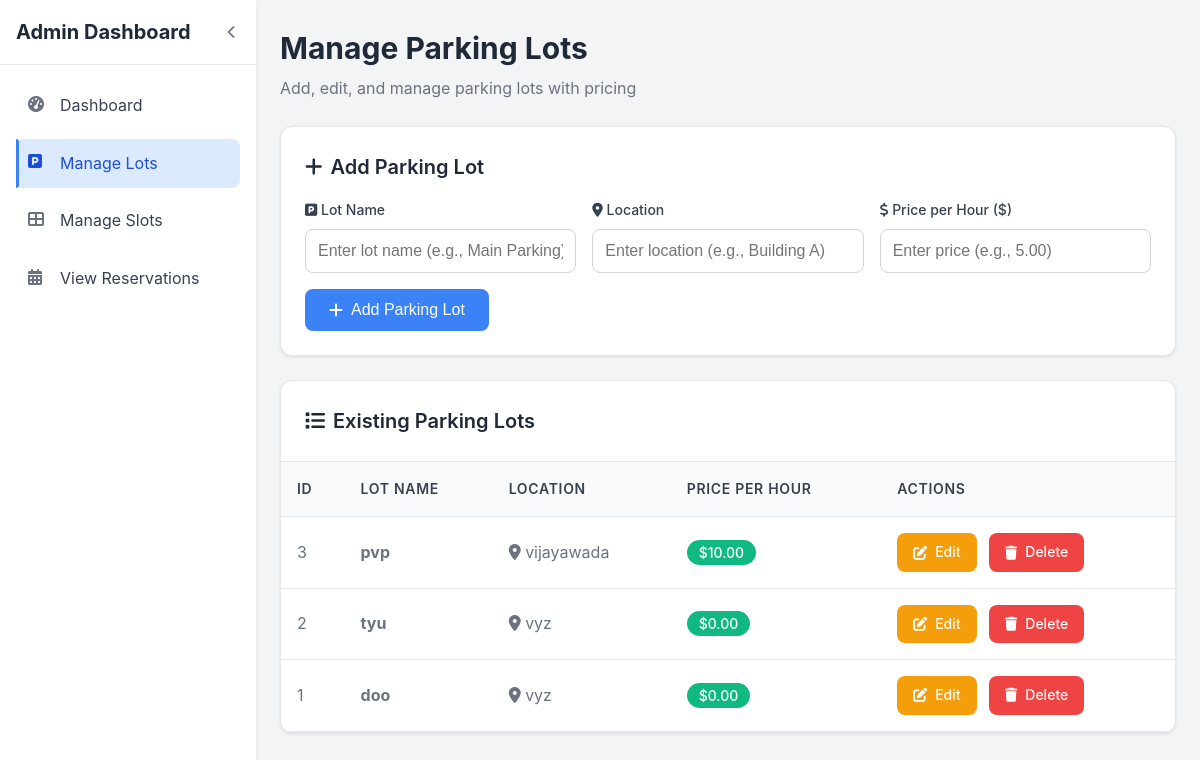
/admin/manage_lots.php, run on the app's committed database.
### tables this page shows
CREATE TABLE `parking_lots` (
  `id` int(11) NOT NULL,
  `lot_name` varchar(100) DEFAULT NULL,
  `location` varchar(255) DEFAULT NULL,
  `price_per_hour` decimal(10,2) DEFAULT 0.00
);

### admin/manage_lots.php (the view, shortened to what this page needs)
<?php
require '../config/db.php';
$edit_lot = null;
$res = $conn->query("SELECT * FROM parking_lots ORDER BY id DESC");
?>
<!DOCTYPE html>
<html lang="en">
<head>
    <link href="https://cdnjs.cloudflare.com/ajax/libs/font-awesome/6.0.0/css/all.min.css" rel="stylesheet">
</head>
<body>
    <div class="dashboard-container">
        <aside class="sidebar" id="sidebar">
            <div class="sidebar-header">
                <h1 class="sidebar-title" id="sidebarTitle">Admin Dashboard</h1>
                <button class="sidebar-toggle" id="sidebarToggle">
                    <i class="fas fa-chevron-left" id="toggleIcon"></i>
                </button>
            </div>
            <nav class="sidebar-nav">
                <ul class="nav-list">
                    <li class="nav-item">
                        <a href="index.php" class="nav-link">
                            <i class="fas fa-tachometer-alt nav-icon"></i>
                            <span class="nav-text">Dashboard</span>
                        </a>
                    </li>
                    <li class="nav-item">
                        <a href="manage_lots.php" class="nav-link active">
                            <i class="fas fa-parking nav-icon"></i>
                            <span class="nav-text">Manage Lots</span>
                        </a>
                    </li>
                    <li class="nav-item">
                        <a href="manage_slots.php" class="nav-link">
                            <i class="fas fa-th-large nav-icon"></i>
                            <span class="nav-text">Manage Slots</span>
                        </a>
                    </li>
                    <li class="nav-item">
                        <a href="view_reservations.php" class="nav-link">
                            <i class="fas fa-calendar-alt nav-icon"></i>
                            <span class="nav-text">View Reservations</span>
                        </a>
                    </li>
                </ul>
            </nav>
        </aside>
        <main class="main-content">
            <div class="content-header">
                <h2 class="page-title">Manage Parking Lots</h2>
                <p class="page-subtitle">Add, edit, and manage parking lots with pricing</p>
            </div>
            <div class="form-container">
                <div class="form-title">
                    <i class="fas fa-plus"></i> <?php echo $edit_lot ? 'Edit Parking Lot' : 'Add Parking Lot'; ?>
                </div>
                <form method="post">
                    <div class="form-grid">
                        <div class="form-group">
                            <label class="form-label" for="lot">
                                <i class="fas fa-parking"></i> Lot Name
                            </label>
                            <input
                                type="text"
                                id="lot"
                                name="lot"
                                class="form-input"
                                placeholder="Enter lot name (e.g., Main Parking)"
                                value="<?php echo $edit_lot ? htmlspecialchars($edit_lot['lot_name']) : ''; ?>"
                                required
                            >
                        </div>
                        <div class="form-group">
                            <label class="form-label" for="location">
                                <i class="fas fa-map-marker-alt"></i> Location
                            </label>
                            <input
                                type="text"
                                id="location"
                                name="location"
                                class="form-input"
                                placeholder="Enter location (e.g., Building A)"
                                value="<?php echo $edit_lot ? htmlspecialchars($edit_lot['location']) : ''; ?>"
                                required
                            >
                        </div>
                        <div class="form-group">
                            <label class="form-label" for="price">
                                <i class="fas fa-dollar-sign"></i> Price per Hour ($)
                            </label>
                            <input
                                type="number"
                                id="price"
                                name="price"
                                class="form-input"
                                placeholder="Enter price (e.g., 5.00)"
                                step="0.01"
                                min="0"
                                value="<?php echo $edit_lot ? htmlspecialchars($edit_lot['price_per_hour']) : ''; ?>"
                                required
                            >
                        </div>
                    </div>
                    <button type="submit" name="<?php echo $edit_lot ? 'update' : 'submit'; ?>" class="btn btn-primary">
                        <i class="fas fa-plus"></i>
                        <?php echo $edit_lot ? 'Update Lot' : 'Add Parking Lot'; ?>
                    </button>
                </form>
            </div>
            <div class="table-container">
                <div class="table-header">
                    <h3 class="table-title">
                        <i class="fas fa-list"></i>
                        Existing Parking Lots
                    </h3>
                </div>
                <?php if ($res && $res->num_rows > 0): ?>
                    <table class="table">
                        <thead>
                            <tr>
                                <th>ID</th>
                                <th>Lot Name</th>
                                <th>Location</th>
                                <th>Price per Hour</th>
                                <th>Actions</th>
                            </tr>
                        </thead>
                        <tbody>
                            <?php while ($row = $res->fetch_assoc()): ?>
                                <tr>
                                    <td><?php echo htmlspecialchars($row['id']); ?></td>
                                    <td>
                                        <strong><?php echo htmlspecialchars($row['lot_name']); ?></strong>
                                    </td>
                                    <td>
                                        <i class="fas fa-map-marker-alt"></i>
                                        <?php echo htmlspecialchars($row['location']); ?>
                                    </td>
                                    <td>
                                        <span class="price-tag">
                                            $<?php echo number_format($row['price_per_hour'], 2); ?>
                                        </span>
                                    </td>
                                    <td>
                                        <a href="?edit=<?php echo $row['id']; ?>" class="btn btn-edit">
                                            <i class="fas fa-edit"></i> Edit
                                        </a>
                                        <a href="?delete=<?php echo $row['id']; ?>"
                                           class="btn btn-danger"
                                           onclick="return confirm('Are you sure you want to delete this parking lot?')">
                                            <i class="fas fa-trash"></i> Delete
                                        </a>
                                    </td>
                                </tr>
                            <?php endwhile; ?>
                        </tbody>
                    </table>
                <?php endif; ?>
            </div>
        </main>
    </div>
</body>
</html>

### admin/manage_lots.php (style rules this page uses)
* { margin: 0; padding: 0; box-sizing: border-box; }
body { font-family: -apple-system, BlinkMacSystemFont, "Segoe UI", Roboto, Oxygen, Ubuntu, Cantarell, sans-serif; background-color: #f3f4f6; color: #374151; line-height: 1.6; }
.dashboard-container { display: flex; min-height: 100vh; }
.sidebar { background-color: #ffffff; width: 256px; box-shadow: 0 4px 6px -1px rgba(0, 0, 0, 0.1); transition: width 0.3s ease-in-out; position: relative; z-index: 10; }
.sidebar-header { display: flex; align-items: center; justify-content: space-between; padding: 1rem; border-bottom: 1px solid #e5e7eb; }
.sidebar-title { font-size: 1.25rem; font-weight: 700; color: #1f2937; transition: all 0.3s ease; }
.sidebar-toggle { background: none; border: none; padding: 0.25rem; border-radius: 50%; cursor: pointer; color: #6b7280; transition: background-color 0.2s ease; }
.sidebar-nav { padding: 1rem; }
.nav-list { list-style: none; display: flex; flex-direction: column; gap: 0.5rem; }
.nav-link { display: flex; align-items: center; gap: 0.75rem; padding: 0.75rem; color: #374151; text-decoration: none; border-radius: 0.5rem; transition: all 0.2s ease; position: relative; }
.nav-link.active { background-color: #dbeafe; color: #1d4ed8; }
.nav-link.active::before { content: ""; position: absolute; left: 0; top: 0; height: 100%; width: 3px; background-color: #3b82f6; border-radius: 0 3px 3px 0; }
.nav-icon { width: 20px; height: 20px; color: #6b7280; flex-shrink: 0; }
.nav-link.active .nav-icon { color: #1d4ed8; }
.nav-text { transition: opacity 0.3s ease; }
.main-content { flex: 1; padding: 1.5rem; overflow-y: auto; }
.content-header { margin-bottom: 1.5rem; }
.page-title { font-size: 1.875rem; font-weight: 700; color: #1f2937; margin-bottom: 0.25rem; }
.page-subtitle { color: #6b7280; font-size: 1rem; }
.form-container { background-color: #ffffff; padding: 1.5rem; border-radius: 0.75rem; box-shadow: 0 1px 3px 0 rgba(0, 0, 0, 0.1); border: 1px solid #e5e7eb; margin-bottom: 1.5rem; }
.form-title { font-size: 1.25rem; font-weight: 600; color: #1f2937; margin-bottom: 1rem; display: flex; align-items: center; gap: 0.5rem; }
.form-grid { display: grid; grid-template-columns: repeat(auto-fit, minmax(250px, 1fr)); gap: 1rem; margin-bottom: 1rem; }
.form-group { display: flex; flex-direction: column; }
.form-label { font-weight: 500; color: #374151; margin-bottom: 0.5rem; font-size: 0.875rem; }
.form-input { padding: 0.75rem; border: 1px solid #d1d5db; border-radius: 0.5rem; font-size: 1rem; transition: all 0.2s ease; background-color: #ffffff; }
.btn { padding: 0.75rem 1.5rem; border-radius: 0.5rem; border: none; cursor: pointer; font-weight: 500; font-size: 1rem; transition: all 0.2s ease; text-decoration: none; display: inline-flex; align-items: center; gap: 0.5rem; justify-content: center; }
.btn-primary { background-color: #3b82f6; color: white; }
.btn-danger { background-color: #ef4444; color: white; padding: 0.5rem 1rem; font-size: 0.875rem; }
.btn-edit { background-color: #f59e0b; color: white; padding: 0.5rem 1rem; font-size: 0.875rem; margin-right: 0.5rem; }
.table-container { background-color: #ffffff; border-radius: 0.75rem; box-shadow: 0 1px 3px 0 rgba(0, 0, 0, 0.1); border: 1px solid #e5e7eb; overflow: hidden; }
.table-header { padding: 1.5rem; border-bottom: 1px solid #e5e7eb; display: flex; justify-content: space-between; align-items: center; }
.table-title { font-size: 1.25rem; font-weight: 600; color: #1f2937; display: flex; align-items: center; gap: 0.5rem; }
.table { width: 100%; border-collapse: collapse; }
.table th, .table td { padding: 1rem; text-align: left; border-bottom: 1px solid #e5e7eb; }
.table th { background-color: #f9fafb; font-weight: 600; color: #374151; font-size: 0.875rem; text-transform: uppercase; letter-spacing: 0.05em; }
.table td { color: #6b7280; }
.price-tag { background-color: #10b981; color: white; padding: 0.25rem 0.75rem; border-radius: 1rem; font-size: 0.875rem; font-weight: 500; }

### data on the page
parking_lots: id "3", lot_name "pvp", location "vijayawada", price_per_hour "10.00"
parking_lots: id "2", lot_name "tyu", location "vyz", price_per_hour "0.00"
parking_lots: id "1", lot_name "doo", location "vyz", price_per_hour "0.00"
